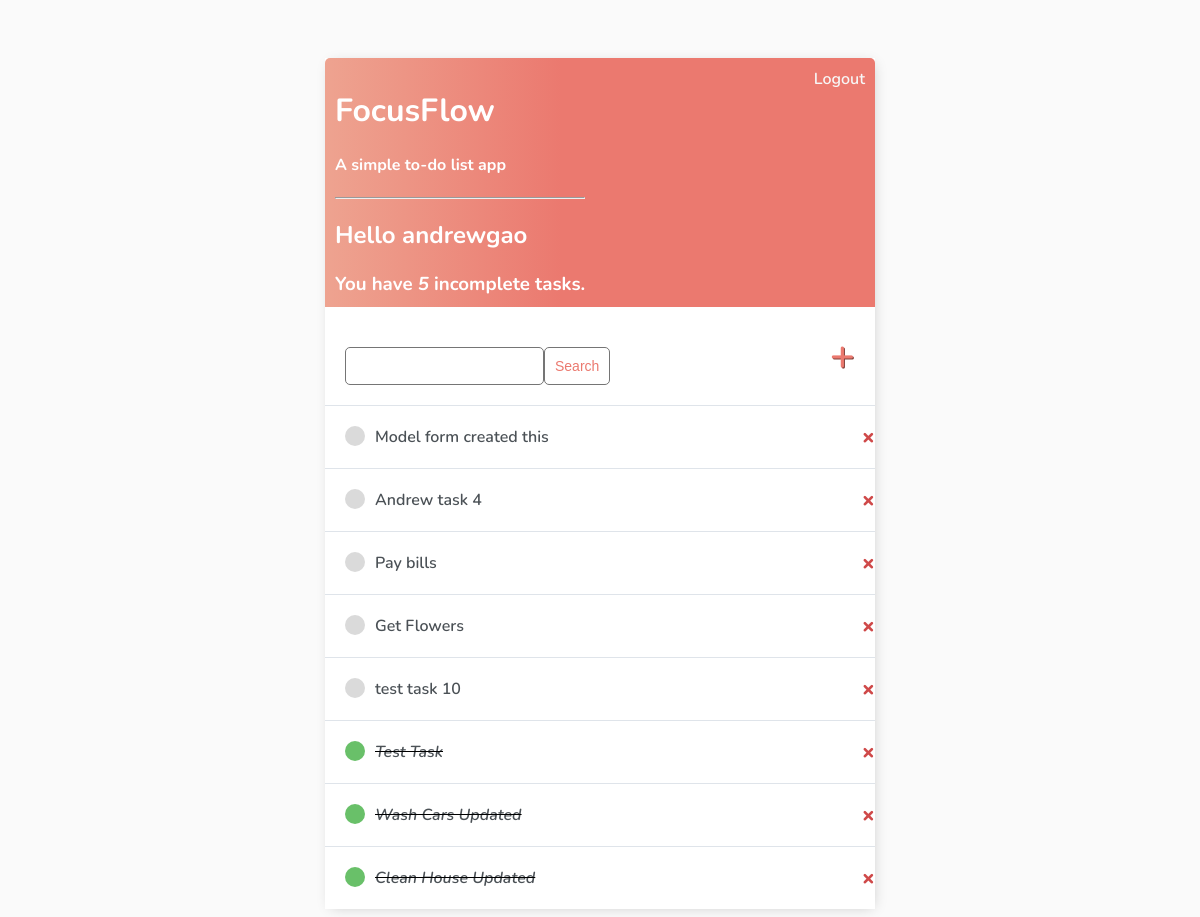
The app's page / (signed in) with its own data.
### base/models.py (models this page shows)
class Task(models.Model):
    user = models.ForeignKey(
        User, on_delete=models.CASCADE, null=True, blank=True)
    title = models.CharField(max_length=200)
    description = models.TextField(null=True, blank=True)
    complete = models.BooleanField(default=False)
    create_time = models.DateTimeField(auto_now_add=True)
    def __str__(self):
        return self.title
    class Meta:
        ordering = ['complete']

### base/views.py (the view)
# urls.py: path('', TaskList.as_view(), name='tasks'),
class TaskList(LoginRequiredMixin, ListView):
    model = Task
    context_object_name = 'tasks'
    def get_context_data(self, **kwargs):
        context = super().get_context_data(**kwargs)
        context['tasks'] = context['tasks'].filter(user=self.request.user)
        context['count'] = context['tasks'].filter(complete = False).count()
        search_input = self.request.GET.get('search-area') or ''
        if search_input:
            context['tasks'] = context['tasks'].filter(
                title__startswith=search_input)
        return context

### base/templates/base/task_list.html
{% extends 'base/main.html' %}
{% block content %}
<div class="header-bar">
    <div>
        <h1>FocusFlow</h1>
        <h4>A simple to-do list app</h4>
        <hr>
        <h2>Hello {{request.user}}</h2>
        <h3 style="margin:0">You have <i>{{count}}</i> incomplete task{{ count|pluralize:"s" }}.</h3>
    </div>
    {% if request.user.is_authenticated %}
        <a href="{% url 'logout' %}">Logout</a>
    {% else %}
        <a href="{% url 'login' %}">Login</a>
    {% endif %}
</div>
<div id="search-add-wrapper">
    <form method="GET" style="margin-top: 20px; display: flex;">
        <input type='text' name='search-area'>
        <input class="button" type="submit" value='Search'>
    </form>
    <a id="add-link" href="{% url 'task-create' %}">&#x2b;</a>
</div>
<div class="task-items-wrapper">
    {% for task in tasks %}
        <div class="task-wrapper">
            {% if task.complete %}
                <div class="task-title">
                    <div class="task-complete-icon"></div>
                    <i><s><a href="{% url 'task-update' task.id %}">{{task}}</a></s></i>
                </div>
                <a class="delete-link" href="{% url 'task-delete' task.id %}">&#215;</a>
            {% else %}
                <div class="task-title">
                    <div class="task-incomplete-icon"></div>
                    <a href="{% url 'task-update' task.id %}">{{task}}</a>
                </div>
                <a class="delete-link" href="{% url 'task-delete' task.id %}">&#215;</a>
            {% endif %}
        </div>
    {% empty %}
    <h3>No Items in List</h3>
    {% endfor %}
</div>
{% endblock content %}

### base/templates/base/main.html (shortened to what this page needs)
<!DOCTYPE html>
<html lang="en">
<head>
</head>
<body>
    <div class="container">
        {% block content %} {% endblock content %}
    </div>
</body>
</html>

### base/templates/base/main.html (style rules this page uses)
body { background-color: #FAFAFA; font-family: 'Nunito', sans-serif; padding-top: 50px; }
h1, h2, h3, h4, h5, h6, { font-family: 'Raleway', sans-serif; }
a, p { color: #4b5156 }
a { font-weight: 600; }
.container { max-width: 550px; margin: auto; background-color: #fff; -webkit-box-shadow: 2px 2px 13px -4px rgba(0, 0, 0, 0.21); box-shadow: 2px 2px 13px -4px rgba(0, 0, 0, 0.21); }
input { outline: none; border: none; }
.header-bar { display: flex; justify-content: space-between; color: #fff; padding: 10px; border-radius: 5px 5px 0 0; background: linear-gradient(90deg, #EEA390 0%, #EB796F 43%, #EB796F 100%); }
.header-bar a { color: rgb(247, 247, 247); text-decoration: none; }
.task-wrapper { display: flex; align-items: center; justify-content: space-between; background-color: #fff; border-top: 1px solid #dfe4ea; overflow: hidden; }
.task-title { display: flex; padding: 20px; }
.task-title a { text-decoration: none; color: #4b5156; margin-left: 10px; }
.task-complete-icon { height: 20px; width: 20px; background-color: rgb(105, 192, 105); border-radius: 50%; }
.task-incomplete-icon { height: 20px; width: 20px; background-color: rgb(218, 218, 218); border-radius: 50%; }
.delete-link { text-decoration: none; font-weight: 900; color: #cf4949; font-size: 22px; line-height: 0; padding: 20px 0px; }
#add-link { color: #EB796F; text-decoration: none; font-size: 42px; text-shadow: 1px 1px #81413b; }
#search-add-wrapper { display: flex; justify-content: space-between; align-items: center; padding: 20px; }
input[type=text], input[type=password], textarea { border: 1px solid #757575; border-radius: 5px; padding: 10px; width: 90%; }
::placeholder { font-weight: 300; opacity: 0.5; }
.button { border: 1px solid #757575; background-color: #FFF; color: #EB796F; padding: 10px; font-size: 14px; border-radius: 5px; cursor: pointer; text-decoration: none; }

### records on screen
Task: title "Model form created this"
Task: title "Andrew task 4"
Task: title "Pay bills"
Task: title "Get Flowers"
Task: title "test task 10"
Task: title "Test Task"
Task: title "Wash Cars Updated"
Task: title "Clean House Updated"

### other values on screen
{{ request.user }} "andrewgao"
{{ count }} "5"
